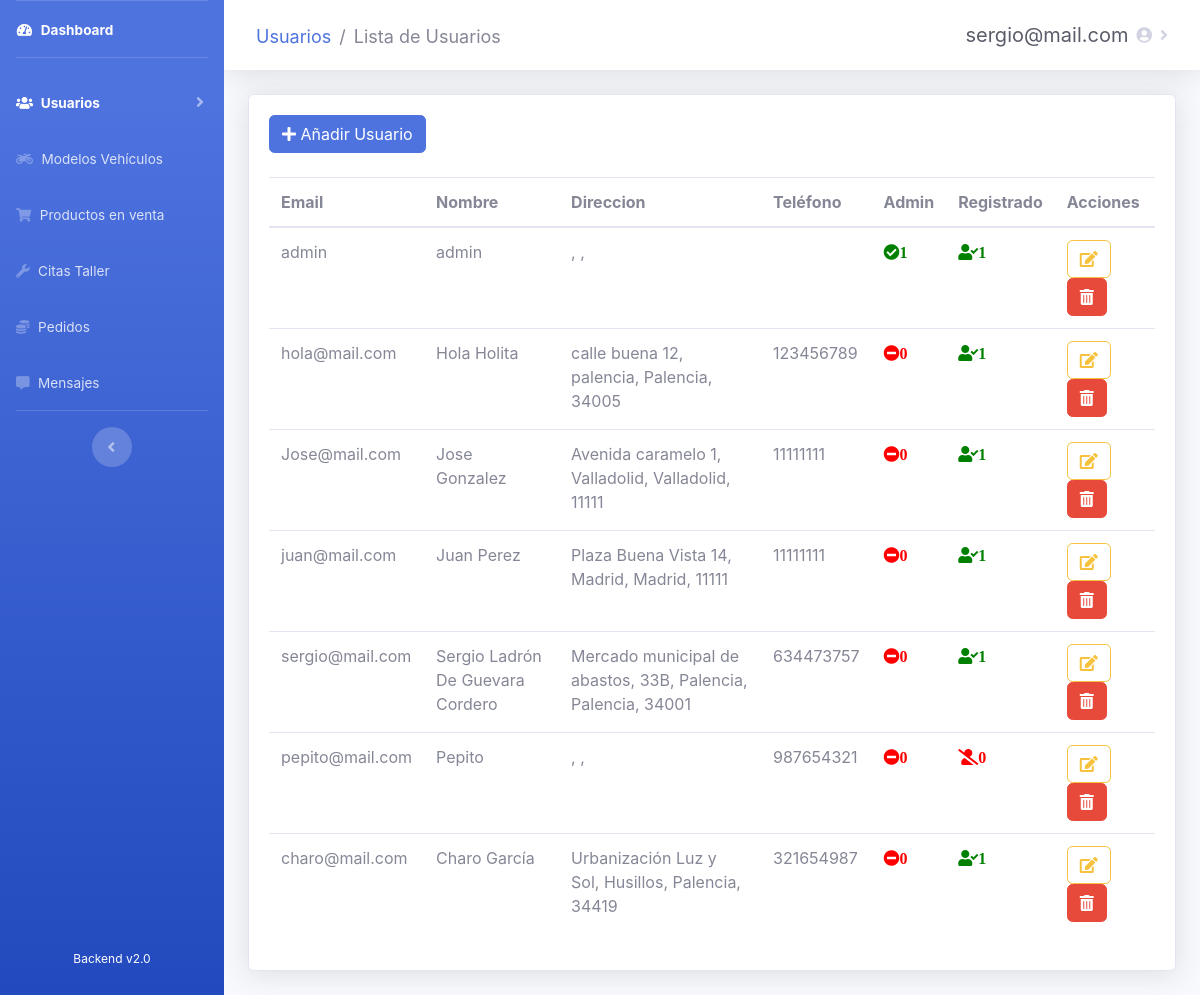
Page /admin/users/usuarios.php (signed in) on the committed database.
### tables this page shows
CREATE TABLE `usuarios` (
  `id_usuario` int(10) NOT NULL,
  `email` varchar(40) NOT NULL,
  `password` varchar(80) DEFAULT NULL,
  `nombre` varchar(30) DEFAULT NULL,
  `apellidos` varchar(60) DEFAULT NULL,
  `direccion` varchar(100) DEFAULT NULL,
  `localidad` varchar(30) DEFAULT NULL,
  `provincia` int(10) DEFAULT NULL,
  `cp` int(5) DEFAULT NULL,
  `telefono` int(15) DEFAULT NULL,
  `is_admin` tinyint(1) DEFAULT 0,
  `registrado` tinyint(1) DEFAULT 1
);

CREATE TABLE `provincias` (
  `id_provincia` int(10) NOT NULL,
  `nombre` varchar(30) DEFAULT NULL
);

### admin/users/usuarios.php (the view, shortened to what this page needs)
<?php
require_once('../recursos/conexionBD.php');
if (!isset($_SESSION['usuario']) and $_SESSION['estado'] != 'Autenticado') {
  header('Location: ../administrar.php');
} else {
  $usuario = $_SESSION['usuario'];
}
?>
<!DOCTYPE html>
<html lang="es">
<head>
  <link rel="stylesheet" href="https://use.fontawesome.com/releases/v5.11.2/css/all.css">
  <link href="../../css/sidebar-admin.css" rel="stylesheet">
  <link rel="stylesheet" type="text/css" href="https://cdn.datatables.net/v/bs4/dt-1.10.21/b-1.6.2/r-2.2.4/datatables.min.css" />
</head>
<body id="page-top">
  <div id="wrapper">
    <ul class="navbar-nav bg-gradient-primary sidebar sidebar-dark accordion" id="accordionSidebar">
      <div class="navbar-nav" style="height: 95%">
        <li class="nav-item active">
          <a class="nav-link" href="../dashboard.php">
            <i class="fas fa-fw fa-tachometer-alt"></i>
            <span>Dashboard</span>
          </a>
        </li>
        <hr class="sidebar-divider">
        <li class="nav-item active">
          <a class="nav-link collapsed" href="#" data-toggle="collapse" data-target="#collapse3" aria-expanded="true" aria-controls="collapse3">
            <i class="fas fa-users"></i>
            <span>Usuarios</span>
          </a>
        </li>
        <li class="nav-item">
          <a class="nav-link" href="../vehicles/vehiculos.php">
            <i class="fas fa-motorcycle"></i>
            <span>Modelos Vehículos</span>
          </a>
        </li>
        <li class="nav-item">
          <a class="nav-link" href="../products/productos.php">
            <i class="fas fa-shopping-cart"></i>
            <span>Productos en venta</span>
          </a>
        </li>
        <li class="nav-item">
          <a class="nav-link" href="../tasks/citas.php">
            <i class="fas fa-wrench"></i>
            <span>Citas Taller</span>
          </a>
        </li>
        <li class="nav-item">
          <a class="nav-link" href="../sales/pedidos.php">
            <i class="fas fa-coins"></i>
            <span>Pedidos</span>
          </a>
        </li>
        <li class="nav-item">
          <a class="nav-link" href="../messages/mensajes.php">
            <i class="fas fa-comment-alt"></i>
            <span>Mensajes</span>
          </a>
        </li>
        <hr class="sidebar-divider d-none d-md-block">
        <div class="text-center d-none d-md-inline">
          <button class="rounded-circle border-0" id="sidebarToggle"></button>
        </div>
      </div>
      <div class="text-center">
        <div class="container">
          <span style="color: white; font-size: 12px">Backend v2.0</span>
        </div>
      </div>
    </ul>
    <div id="content-wrapper" class="d-flex flex-column">
      <div id="content" style="max-height: 100%">
        <nav class="navbar navbar-expand navbar-light bg-white topbar mb-4 static-top shadow">
          <nav aria-label="breadcrumb">
            <ol class="breadcrumb">
              <li class="breadcrumb-item"><a href="#">Usuarios</a></li>
              <li class="breadcrumb-item active" aria-current="page">Lista de Usuarios</li>
            </ol>
          </nav>
          <ul class="navbar-nav ml-auto">
            <li class="nav-item dropdown">
              <a class="nav-link dropdown-toggle" href="#" id="usuarioDropdown" role="button" data-toggle="dropdown" aria-haspopup="true" aria-expanded="false">
                <span class="mr-2 d-none d-lg-inline text-gray-800 medium" style="font-size: 20px"><?php print($usuario) ?></span>
                <i class="fas fa-user-circle"></i>
              </a>
            </li>
          </ul>
        </nav>
        <div class="container-fluid">
          <div class="card shadow mb-4">
            <div class="card-body">
              <div class="table-responsive">
                <a class="btn btn-primary noFocus" href="nuevoUsuario.php" role="button"><i class="fas fa-plus"></i> Añadir Usuario</a>
                <br><br>
                <table class="table" id="usuarios" cellspacing="0">
                  <thead>
                    <tr>
                      <th>Email</th>
                      <th>Nombre</th>
                      <th>Direccion</th>
                      <th>Teléfono</th>
                      <th>Admin</th>
                      <th>Registrado</th>
                      <th>Acciones</th>
                    </tr>
                  </thead>
                  <tbody>
                    <?php
                    $consulta = "SELECT * FROM usuarios";
                    $resultado = mysqli_query($conexion, $consulta);
                    while ($fila = mysqli_fetch_array($resultado)) { ?>
                      <tr>
                        <td><?php echo $fila["email"]; ?></td>
                        <td><?php echo $fila["nombre"] . " " . $fila["apellidos"]; ?></td>
                        <td><?php echo $fila["direccion"] . ", " . $fila["localidad"] . ", ";
                            $consulta2 = "SELECT usuarios.id_usuario, provincias.nombre FROM usuarios
                                                        INNER JOIN provincias ON usuarios.provincia = provincias.id_provincia WHERE usuarios.id_usuario = $fila[id_usuario]";
                            $resultado2 = mysqli_query($conexion, $consulta2);
                            while ($fila2 = mysqli_fetch_array($resultado2)) {
                              echo $fila2["nombre"] . ", " . $fila["cp"];
                            }; ?></td>
                        <td><?php echo $fila["telefono"]; ?></td>
                        <td><?php
                            if ($fila['is_admin'] == 1) {
                              echo "<span class='fas fa-check-circle' title='Usuario Administrador' style='color:green';>1</span>";
                            } else {
                              echo "<span class='fas fa-minus-circle' title='Usuario base' style='color:red';>0</span>";
                            }
                            ?>
                        </td>
                        <td><?php
                            if ($fila['registrado'] == 1) {
                              echo "<span class='fas fa-user-check' title='Usuario registrado' style='color:green';>1</span>";
                            } else {
                              echo "<span class='fas fa-user-slash' title='No registrado' style='color:red';>0</span>";
                            }
                            ?>
                        </td>
                        <td>
                          <a class="btn btn-outline-warning noFocus" title="Editar usuario" href="editarUsuario.php?id=<?php echo $fila["id_usuario"]; ?>" role="button"><i class="fas fa-edit"></i></a>
                          <a class="btn btn-danger noFocus" title="Borrar usuario" style="cursor: pointer;" onclick="borrarUsuario('<?php echo $fila["id_usuario"]; ?>');"><i class="fas fa-trash-alt" style="color: white"></i></a>
                        </td>
                      </tr>
                    <?php }; ?>
                  </tbody>
                </table>
              </div>
            </div>
          </div>
        </div>
      </div>
    </div>
  </div>
</body>
</html>

### rows in the picture
usuarios: email "admin", nombre "admin", is_admin "1", registrado "1"
usuarios: email "hola@mail.com", nombre "Hola", apellidos "Holita", direccion "calle buena 12", localidad "palencia", provincias.nombre "Palencia", cp "34005", telefono "123456789", is_admin "0", registrado "1"
usuarios: email "Jose@mail.com", nombre "Jose", apellidos "Gonzalez", direccion "Avenida caramelo 1", localidad "Valladolid", provincias.nombre "Valladolid", cp "11111", telefono "11111111", is_admin "0", registrado "1"
usuarios: email "juan@mail.com", nombre "Juan", apellidos "Perez", direccion "Plaza Buena Vista 14", localidad "Madrid", provincias.nombre "Madrid", cp "11111", telefono "11111111", is_admin "0", registrado "1"
usuarios: email "sergio@mail.com", nombre "Sergio", apellidos "Ladrón De Guevara Cordero", direccion "Mercado municipal de abastos, 33B", localidad "Palencia", provincias.nombre "Palencia", cp "34001", telefono "634473757", is_admin "0", registrado "1"
usuarios: email "pepito@mail.com", nombre "Pepito", telefono "987654321", is_admin "0", registrado "0"
usuarios: email "charo@mail.com", nombre "Charo", apellidos "García", direccion "Urbanización Luz y Sol", localidad "Husillos", provincias.nombre "Palencia", cp "34419", telefono "321654987", is_admin "0", registrado "1"

### other values in the picture
$usuario "sergio@mail.com"
